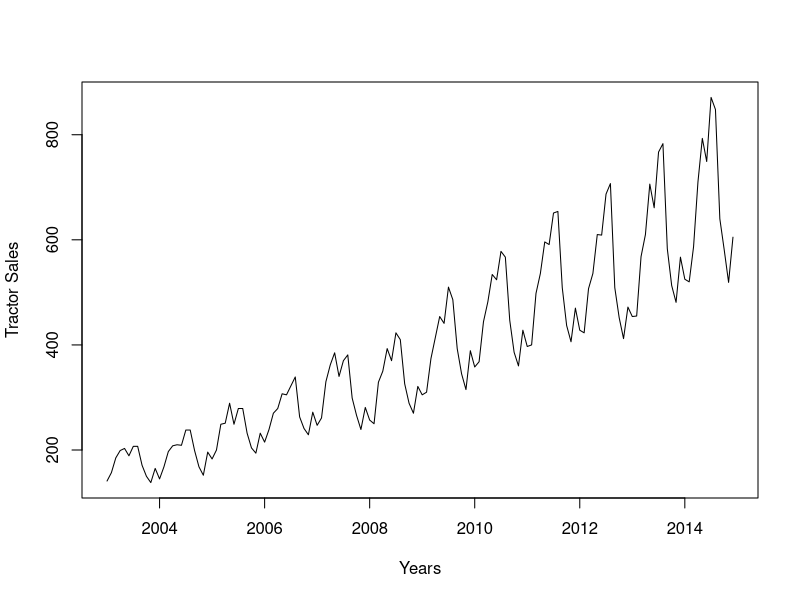
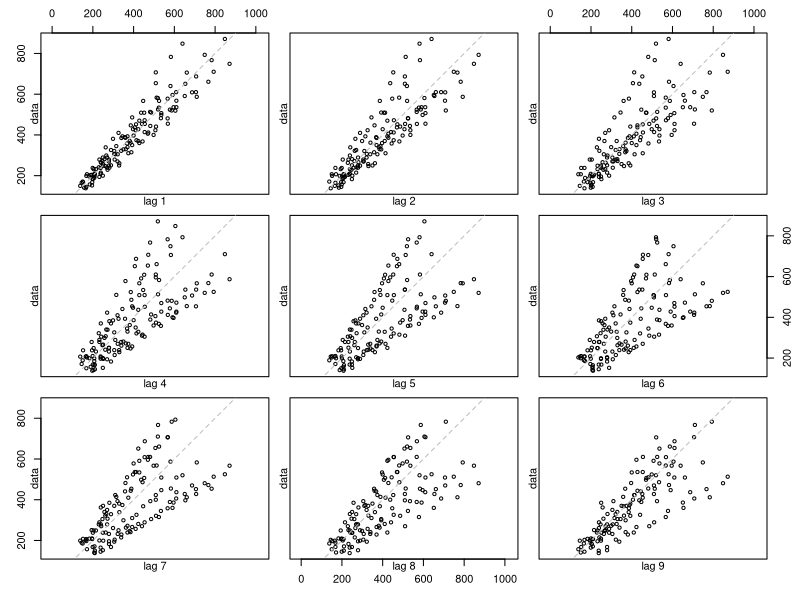
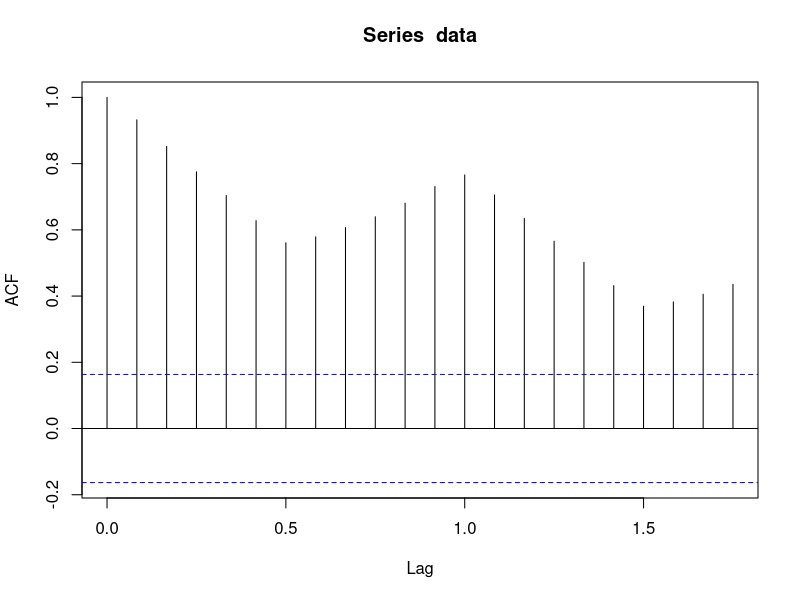
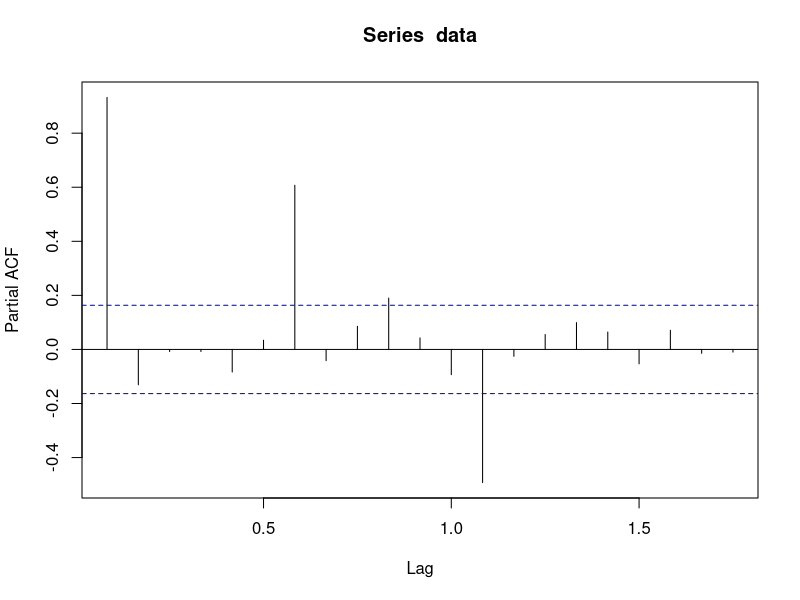
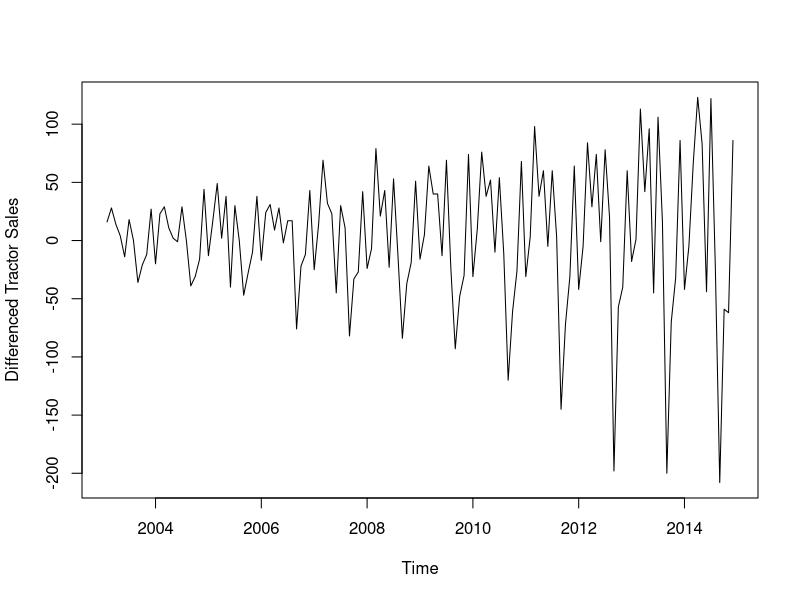
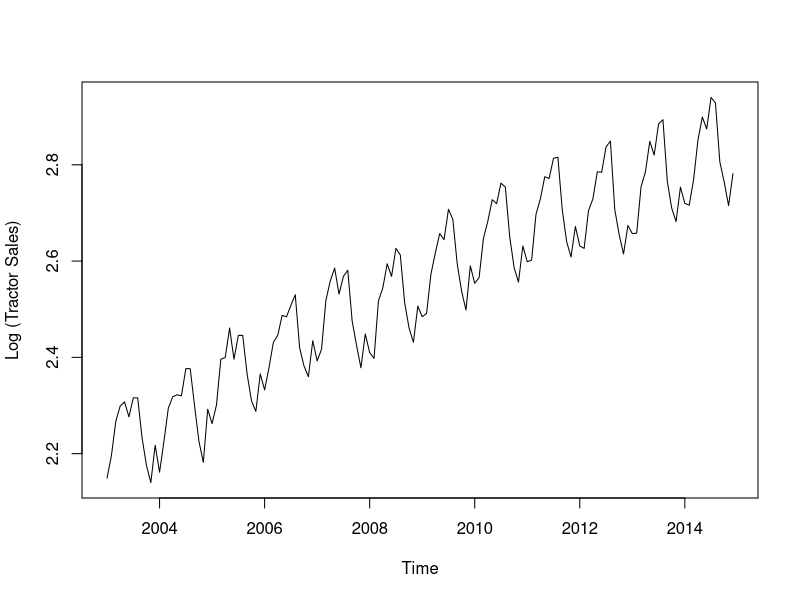

The R script that drew these images, in order: (Note: this script raises an error after producing the figures.)
setwd("D:\\Work\\Training\\Ivy Training\\Time Series Forecasting")
data<-read.csv("TractorSales.csv")

data<-ts(data[,2],start = c(2003,1),frequency = 12)

plot(data, xlab="Years", ylab = "Tractor Sales")
data

#Step 1: lag analysis
lag.plot(data, lags=9, do.lines=FALSE)
acf(data)
pacf(data)

#Step 2: Difference data to make data stationary on mean (remove trend)
plot(diff(data),ylab="Differenced Tractor Sales")



#Step 3: log transform data to make data stationary on variance
plot(log10(data),ylab="Log (Tractor Sales)")


#first check if the series staionar or not. KPSS is an improved version of ADF. 
#KPSS test if significant then it means the series is non stationary
#KPSS pvalue is small or close to 0 then it means the series is non stationary
#KPSS pvalue if large then it means the series is stationary
#We want the series to be staionary, so higher p values of KPSS is always preferred
#Here we see that the p value is almost equal to 0 which means the series is  non staionary and it needs DIFFRENCING
#inADF it is other way round so if p value in ADF test is small the series is STAIONARY

kpss.test(log10(data))
#find the diffrence order
ns <- nsdiffs(log10(data))
if(ns > 0) {
  data_star <- diff(log10(data),lag=frequency(log10(data)),differences=ns)
} else {
  data_star <- log10(data)
}
nd <- ndiffs(log10(data))
if(nd > 0) {
  data_star <- diff(data_star,differences=nd)
}



#Step 4: Difference log transform data to make data stationary on both mean and variance
plot(diff(log10(data)),ylab="Differenced Log (Tractor Sales)")


#Step 5: Plot ACF and PACF to identify potential AR and MA model
acf(ts(diff(log10(data))),main="ACF Tractor Sales")
pacf(ts(diff(log10(data))),main="PACF Tractor Sales")


#Step 6: Identification of best fit ARIMA model
ARIMAfit <- auto.arima(log10(data), approximation=FALSE,trace=FALSE)
summary(ARIMAfit)

#The best fit model is selected based on Akaike Information Criterion (AIC) , and 
#Bayesian Information Criterion (BIC) values. The idea is to choose a model with minimum
#AIC and BIC values.

#Step 6: Forecast sales using the best fit ARIMA model
pred <- predict(ARIMAfit, n.ahead = 36)
pred
plot(data,type="l",xlim=c(2004,2018),ylim=c(1,1600),xlab = "Year",ylab = "Tractor Sales")
lines(10^(pred$pred),col="blue")
lines(10^(pred$pred+2*pred$se),col="orange")
lines(10^(pred$pred-2*pred$se),col="orange")

#Step 7: Plot ACF and PACF for residuals of ARIMA model to ensure no more information is left for extraction
acf(ts(fit$residuals),main="ACF Residual")
pacf(ts(fit$residuals),main="PACF Residual")
